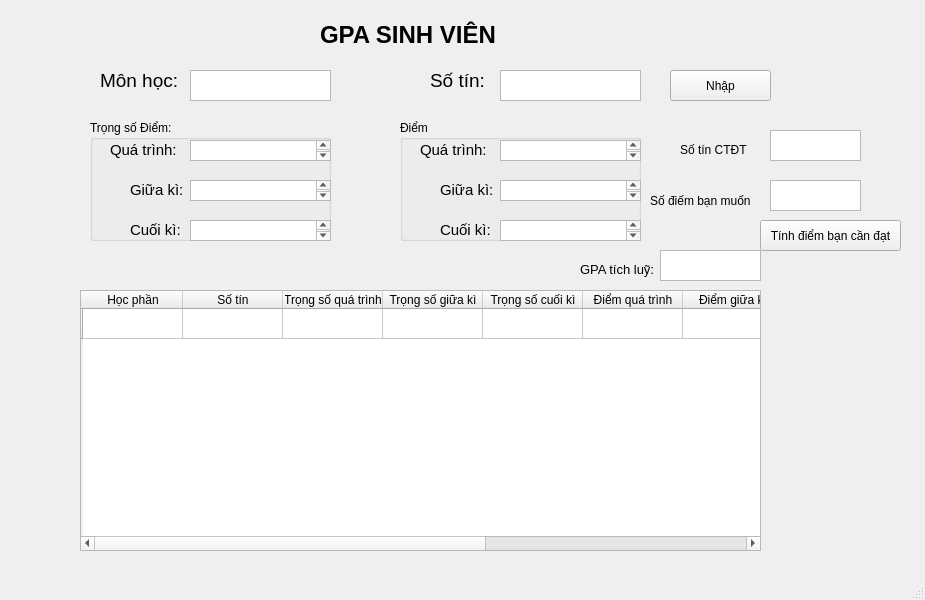
<?xml version="1.0" encoding="UTF-8"?>
<ui version="4.0">
 <class>MainWindow</class>
 <widget class="QMainWindow" name="MainWindow">
  <property name="geometry">
   <rect>
    <x>0</x>
    <y>0</y>
    <width>925</width>
    <height>600</height>
   </rect>
  </property>
  <property name="windowTitle">
   <string>MainWindow</string>
  </property>
  <widget class="QWidget" name="centralwidget">
   <widget class="QLabel" name="label">
    <property name="geometry">
     <rect>
      <x>320</x>
      <y>20</y>
      <width>211</width>
      <height>31</height>
     </rect>
    </property>
    <property name="text">
     <string>&lt;html&gt;&lt;head/&gt;&lt;body&gt;&lt;p&gt;&lt;span style=&quot; font-size:18pt; font-weight:600;&quot;&gt;GPA SINH VIÊN&lt;/span&gt;&lt;/p&gt;&lt;/body&gt;&lt;/html&gt;</string>
    </property>
   </widget>
   <widget class="QTextEdit" name="Mon_hoc">
    <property name="geometry">
     <rect>
      <x>190</x>
      <y>70</y>
      <width>141</width>
      <height>31</height>
     </rect>
    </property>
   </widget>
   <widget class="QLabel" name="label_2">
    <property name="geometry">
     <rect>
      <x>100</x>
      <y>60</y>
      <width>111</width>
      <height>41</height>
     </rect>
    </property>
    <property name="text">
     <string>&lt;html&gt;&lt;head/&gt;&lt;body&gt;&lt;p&gt;&lt;span style=&quot; font-size:14pt;&quot;&gt;Môn học:&lt;/span&gt;&lt;/p&gt;&lt;/body&gt;&lt;/html&gt;</string>
    </property>
   </widget>
   <widget class="QGroupBox" name="groupBox">
    <property name="geometry">
     <rect>
      <x>90</x>
      <y>120</y>
      <width>241</width>
      <height>121</height>
     </rect>
    </property>
    <property name="title">
     <string>Trọng số Điểm:</string>
    </property>
    <widget class="QTextEdit" name="TSQua_trinh">
     <property name="geometry">
      <rect>
       <x>100</x>
       <y>20</y>
       <width>141</width>
       <height>21</height>
      </rect>
     </property>
    </widget>
    <widget class="QTextEdit" name="TSGiua_ki">
     <property name="geometry">
      <rect>
       <x>100</x>
       <y>60</y>
       <width>141</width>
       <height>21</height>
      </rect>
     </property>
    </widget>
    <widget class="QTextEdit" name="TSCuoi_ki">
     <property name="geometry">
      <rect>
       <x>100</x>
       <y>100</y>
       <width>141</width>
       <height>21</height>
      </rect>
     </property>
    </widget>
    <widget class="QLabel" name="label_3">
     <property name="geometry">
      <rect>
       <x>20</x>
       <y>20</y>
       <width>81</width>
       <height>21</height>
      </rect>
     </property>
     <property name="text">
      <string>&lt;html&gt;&lt;head/&gt;&lt;body&gt;&lt;p&gt;&lt;span style=&quot; font-size:11pt;&quot;&gt;Quá trình:&lt;/span&gt;&lt;/p&gt;&lt;/body&gt;&lt;/html&gt;</string>
     </property>
    </widget>
    <widget class="QLabel" name="label_4">
     <property name="geometry">
      <rect>
       <x>40</x>
       <y>60</y>
       <width>81</width>
       <height>21</height>
      </rect>
     </property>
     <property name="text">
      <string>&lt;html&gt;&lt;head/&gt;&lt;body&gt;&lt;p&gt;&lt;span style=&quot; font-size:11pt;&quot;&gt;Giữa kì:&lt;/span&gt;&lt;/p&gt;&lt;/body&gt;&lt;/html&gt;</string>
     </property>
    </widget>
    <widget class="QLabel" name="label_5">
     <property name="geometry">
      <rect>
       <x>40</x>
       <y>100</y>
       <width>81</width>
       <height>21</height>
      </rect>
     </property>
     <property name="text">
      <string>&lt;html&gt;&lt;head/&gt;&lt;body&gt;&lt;p&gt;&lt;span style=&quot; font-size:11pt;&quot;&gt;Cuối kì:&lt;/span&gt;&lt;/p&gt;&lt;/body&gt;&lt;/html&gt;</string>
     </property>
    </widget>
   </widget>
   <widget class="QGroupBox" name="groupBox_2">
    <property name="geometry">
     <rect>
      <x>400</x>
      <y>120</y>
      <width>241</width>
      <height>121</height>
     </rect>
    </property>
    <property name="title">
     <string>Điểm</string>
    </property>
    <widget class="QTextEdit" name="DQua_trinh">
     <property name="geometry">
      <rect>
       <x>100</x>
       <y>20</y>
       <width>141</width>
       <height>21</height>
      </rect>
     </property>
    </widget>
    <widget class="QTextEdit" name="DGiua_ki">
     <property name="geometry">
      <rect>
       <x>100</x>
       <y>60</y>
       <width>141</width>
       <height>21</height>
      </rect>
     </property>
    </widget>
    <widget class="QTextEdit" name="DCuoi_ki">
     <property name="geometry">
      <rect>
       <x>100</x>
       <y>100</y>
       <width>141</width>
       <height>21</height>
      </rect>
     </property>
    </widget>
    <widget class="QLabel" name="label_6">
     <property name="geometry">
      <rect>
       <x>20</x>
       <y>20</y>
       <width>81</width>
       <height>21</height>
      </rect>
     </property>
     <property name="text">
      <string>&lt;html&gt;&lt;head/&gt;&lt;body&gt;&lt;p&gt;&lt;span style=&quot; font-size:11pt;&quot;&gt;Quá trình:&lt;/span&gt;&lt;/p&gt;&lt;/body&gt;&lt;/html&gt;</string>
     </property>
    </widget>
    <widget class="QLabel" name="label_7">
     <property name="geometry">
      <rect>
       <x>40</x>
       <y>60</y>
       <width>81</width>
       <height>21</height>
      </rect>
     </property>
     <property name="text">
      <string>&lt;html&gt;&lt;head/&gt;&lt;body&gt;&lt;p&gt;&lt;span style=&quot; font-size:11pt;&quot;&gt;Giữa kì:&lt;/span&gt;&lt;/p&gt;&lt;/body&gt;&lt;/html&gt;</string>
     </property>
    </widget>
    <widget class="QLabel" name="label_8">
     <property name="geometry">
      <rect>
       <x>40</x>
       <y>100</y>
       <width>81</width>
       <height>21</height>
      </rect>
     </property>
     <property name="text">
      <string>&lt;html&gt;&lt;head/&gt;&lt;body&gt;&lt;p&gt;&lt;span style=&quot; font-size:11pt;&quot;&gt;Cuối kì:&lt;/span&gt;&lt;/p&gt;&lt;/body&gt;&lt;/html&gt;</string>
     </property>
    </widget>
   </widget>
   <widget class="QTableWidget" name="table">
    <property name="geometry">
     <rect>
      <x>80</x>
      <y>290</y>
      <width>681</width>
      <height>261</height>
     </rect>
    </property>
    <row>
     <property name="text">
      <string/>
     </property>
    </row>
    <column>
     <property name="text">
      <string>Học phần</string>
     </property>
    </column>
    <column>
     <property name="text">
      <string>Số tín</string>
     </property>
    </column>
    <column>
     <property name="text">
      <string>Trọng số quá trình</string>
     </property>
    </column>
    <column>
     <property name="text">
      <string>Trọng số giữa kì</string>
     </property>
    </column>
    <column>
     <property name="text">
      <string>Trọng số cuối kì</string>
     </property>
    </column>
    <column>
     <property name="text">
      <string>Điểm quá trình</string>
     </property>
    </column>
    <column>
     <property name="text">
      <string>Điểm giữa kì</string>
     </property>
    </column>
    <column>
     <property name="text">
      <string>Điểm cuối kì</string>
     </property>
    </column>
    <column>
     <property name="text">
      <string>Điểm học phần</string>
     </property>
    </column>
    <column>
     <property name="text">
      <string>Điểm chữ</string>
     </property>
    </column>
   </widget>
   <widget class="QTextEdit" name="So_tin">
    <property name="geometry">
     <rect>
      <x>500</x>
      <y>70</y>
      <width>141</width>
      <height>31</height>
     </rect>
    </property>
   </widget>
   <widget class="QLabel" name="label_9">
    <property name="geometry">
     <rect>
      <x>430</x>
      <y>60</y>
      <width>111</width>
      <height>41</height>
     </rect>
    </property>
    <property name="text">
     <string>&lt;html&gt;&lt;head/&gt;&lt;body&gt;&lt;p&gt;&lt;span style=&quot; font-size:14pt;&quot;&gt;Số tín:&lt;/span&gt;&lt;/p&gt;&lt;/body&gt;&lt;/html&gt;</string>
    </property>
   </widget>
   <widget class="QPushButton" name="Nhap">
    <property name="geometry">
     <rect>
      <x>670</x>
      <y>70</y>
      <width>101</width>
      <height>31</height>
     </rect>
    </property>
    <property name="text">
     <string>Nhập</string>
    </property>
   </widget>
   <widget class="QTextEdit" name="GPA_tichluy">
    <property name="geometry">
     <rect>
      <x>660</x>
      <y>250</y>
      <width>101</width>
      <height>31</height>
     </rect>
    </property>
    <property name="html">
     <string>&lt;!DOCTYPE HTML PUBLIC &quot;-//W3C//DTD HTML 4.0//EN&quot; &quot;http://www.w3.org/TR/REC-html40/strict.dtd&quot;&gt;
&lt;html&gt;&lt;head&gt;&lt;meta name=&quot;qrichtext&quot; content=&quot;1&quot; /&gt;&lt;style type=&quot;text/css&quot;&gt;
p, li { white-space: pre-wrap; }
&lt;/style&gt;&lt;/head&gt;&lt;body style=&quot; font-family:'MS Shell Dlg 2'; font-size:7.8pt; font-weight:400; font-style:normal;&quot;&gt;
&lt;p style=&quot;-qt-paragraph-type:empty; margin-top:0px; margin-bottom:0px; margin-left:0px; margin-right:0px; -qt-block-indent:0; text-indent:0px; font-size:8.25pt;&quot;&gt;&lt;br /&gt;&lt;/p&gt;&lt;/body&gt;&lt;/html&gt;</string>
    </property>
   </widget>
   <widget class="QLabel" name="GPA">
    <property name="geometry">
     <rect>
      <x>580</x>
      <y>260</y>
      <width>81</width>
      <height>20</height>
     </rect>
    </property>
    <property name="text">
     <string>&lt;html&gt;&lt;head/&gt;&lt;body&gt;&lt;p&gt;&lt;span style=&quot; font-size:10pt;&quot;&gt;GPA tích luỹ:&lt;/span&gt;&lt;/p&gt;&lt;/body&gt;&lt;/html&gt;</string>
    </property>
   </widget>
   <widget class="QLabel" name="label_10">
    <property name="geometry">
     <rect>
      <x>680</x>
      <y>140</y>
      <width>91</width>
      <height>20</height>
     </rect>
    </property>
    <property name="text">
     <string>Số tín CTĐT</string>
    </property>
   </widget>
   <widget class="QLabel" name="label_11">
    <property name="geometry">
     <rect>
      <x>650</x>
      <y>190</y>
      <width>111</width>
      <height>21</height>
     </rect>
    </property>
    <property name="text">
     <string>Số điếm bạn muốn</string>
    </property>
   </widget>
   <widget class="QPlainTextEdit" name="so_tin_ctdt">
    <property name="geometry">
     <rect>
      <x>770</x>
      <y>130</y>
      <width>91</width>
      <height>31</height>
     </rect>
    </property>
   </widget>
   <widget class="QPlainTextEdit" name="so_diem_du_kien">
    <property name="geometry">
     <rect>
      <x>770</x>
      <y>180</y>
      <width>91</width>
      <height>31</height>
     </rect>
    </property>
   </widget>
   <widget class="QPushButton" name="Tinh_diem">
    <property name="geometry">
     <rect>
      <x>760</x>
      <y>220</y>
      <width>141</width>
      <height>31</height>
     </rect>
    </property>
    <property name="text">
     <string>Tính điểm bạn cần đạt</string>
    </property>
   </widget>
  </widget>
  <widget class="QMenuBar" name="menubar">
   <property name="geometry">
    <rect>
     <x>0</x>
     <y>0</y>
     <width>925</width>
     <height>26</height>
    </rect>
   </property>
  </widget>
  <widget class="QStatusBar" name="statusbar"/>
 </widget>
 <resources/>
 <connections/>
</ui>
